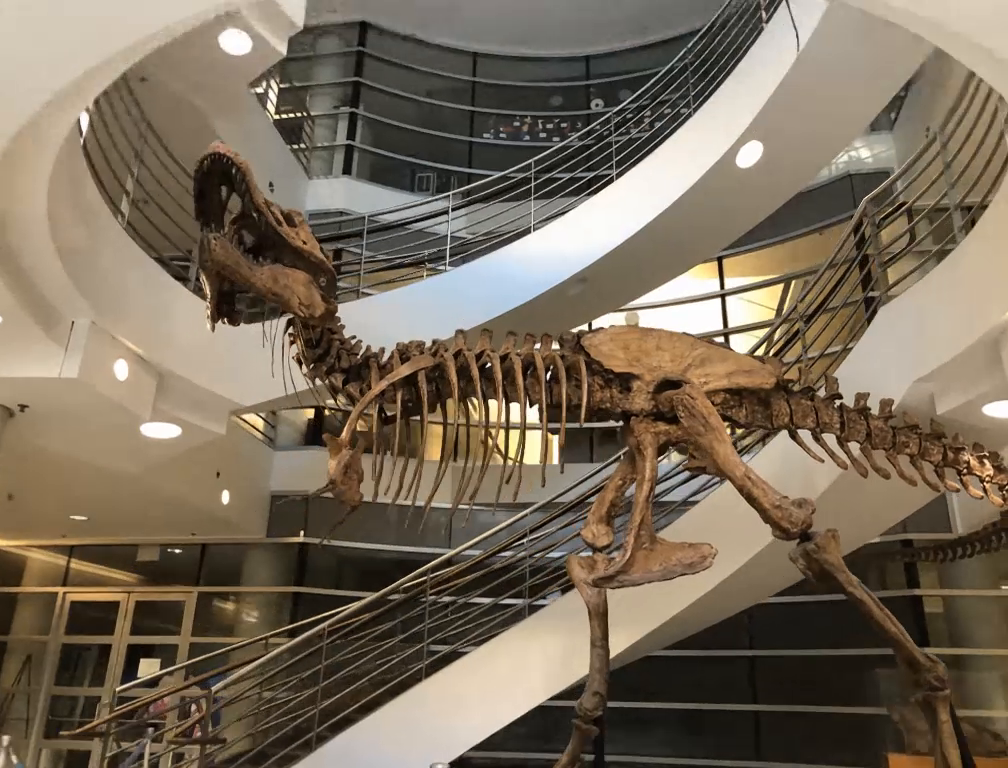
#> input picture frame 12 of backend/videos/trex.mp4, 1008 x 768 px, given in place of test.mp4, which was not available
$ python extract_images_from_video.py
#> lines starting #> are read from the running program, lines starting #| are printed output that depends on the picture
import cv2


cap = cv2.VideoCapture('./data/test.mp4')
frame_no = 0
image_path = './colmap/images/'
i = 0
while (cap.isOpened):
    ret, frame = cap.read()
#> frame is the input picture: shape (768, 1008, 3); mean B, G, R 89.7, 107.1, 120.3
    if frame_no % 10 == 0:
        i += 1
        target = str(image_path + f'/{i}.jpg')
        x = cv2.resize(frame, (100, 100))
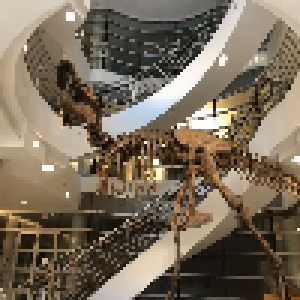
#> x: shape (100, 100, 3) (shown 3 times larger); mean B, G, R 89.7, 107.1, 120.3
        cv2.imwrite(target, x)
    frame_no += 1

    if frame_no > 60 * 30:
        break

cap.release()
print('done')

$ run again, starting later in the video
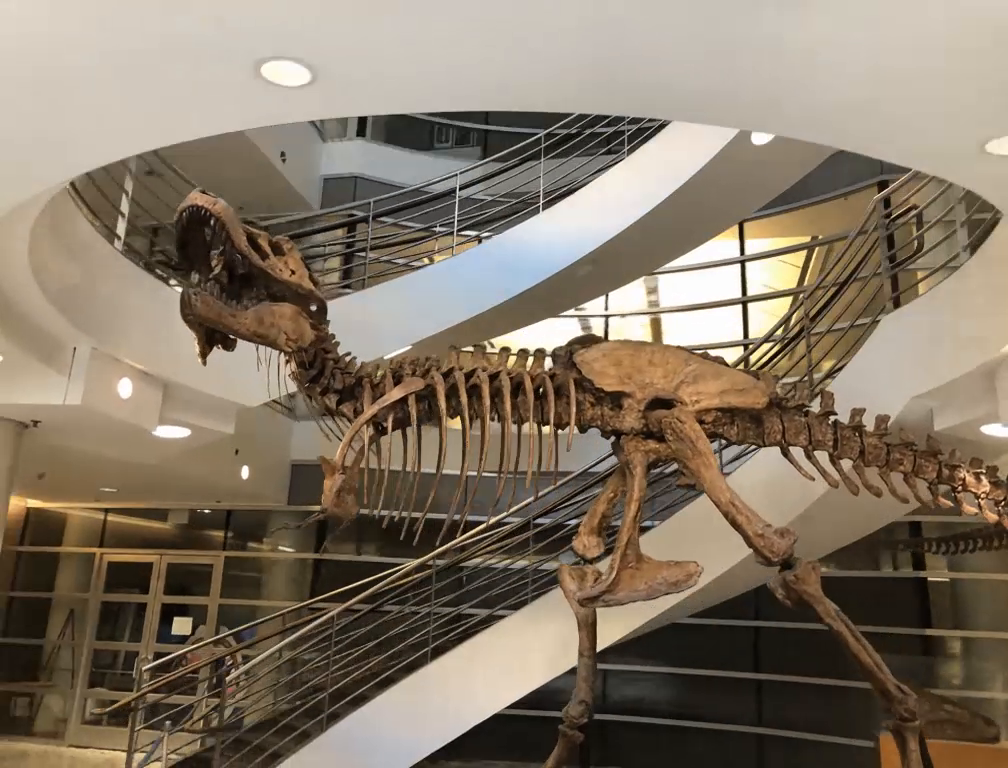
#> input picture frame 54 of backend/videos/trex.mp4, 1008 x 768 px, given in place of test.mp4, which was not available
#> frame is the input picture: shape (768, 1008, 3); mean B, G, R 102, 118.7, 132
#> `x = cv2.resize(frame, (100, 100))`:
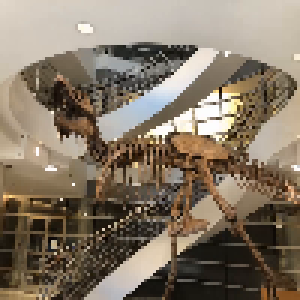
#> x: shape (100, 100, 3) (shown 3 times larger); mean B, G, R 102.1, 118.9, 132.1

$ run again, starting later in the video
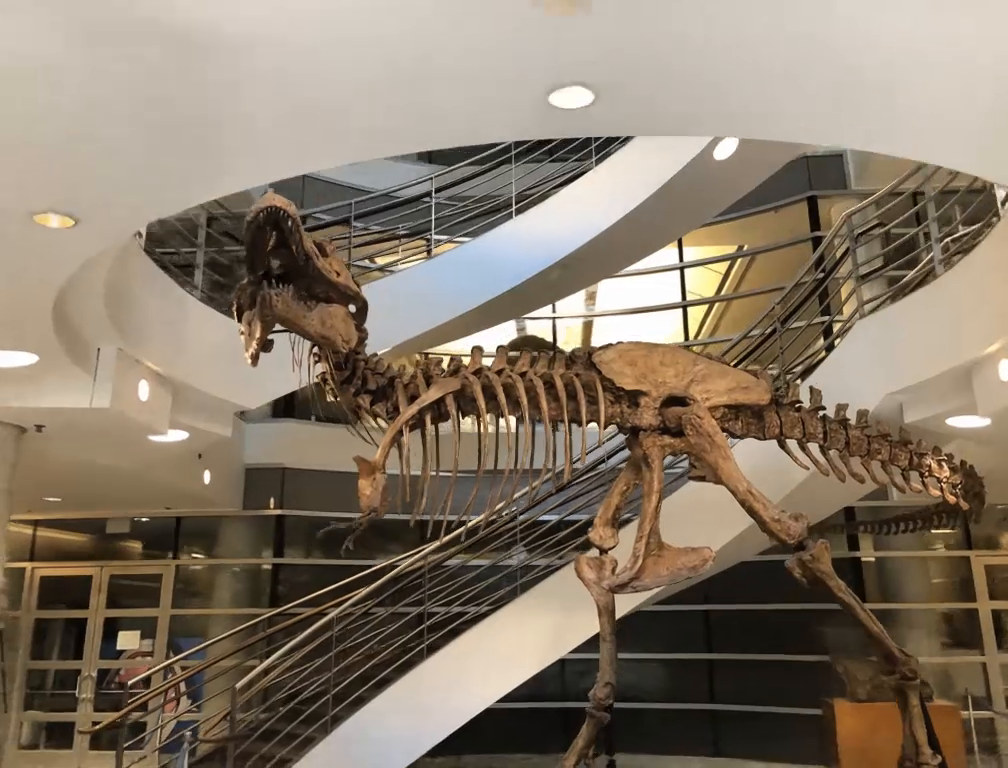
#> input picture frame 96 of backend/videos/trex.mp4, 1008 x 768 px, given in place of test.mp4, which was not available
#> frame is the input picture: shape (768, 1008, 3); mean B, G, R 105, 121.5, 135.1
#> `x = cv2.resize(frame, (100, 100))`:
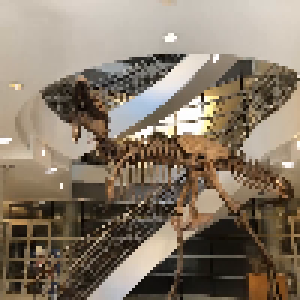
#> x: shape (100, 100, 3) (shown 3 times larger); mean B, G, R 104.8, 121.3, 134.9
